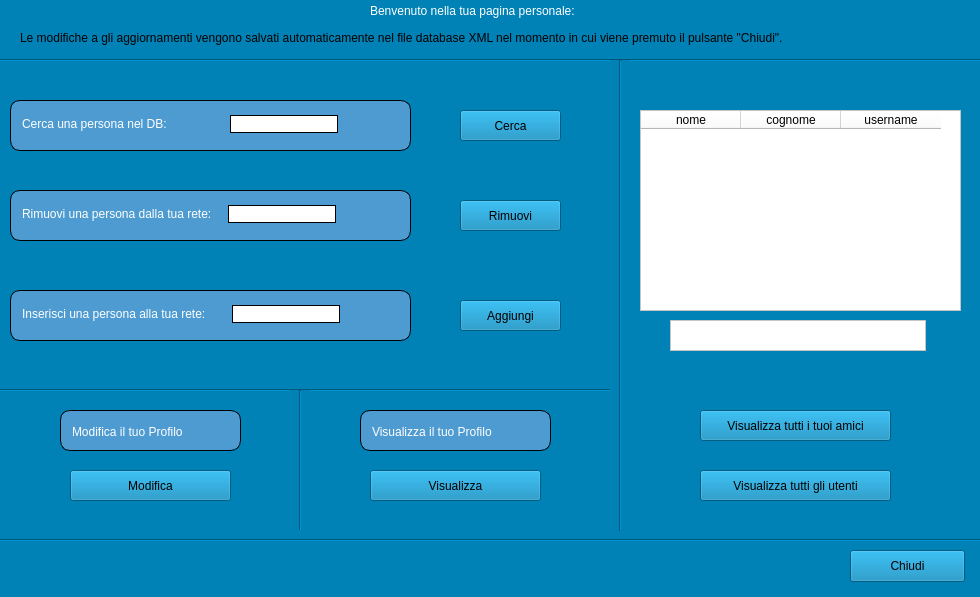
<?xml version="1.0" encoding="UTF-8"?>
<ui version="4.0">
 <class>UserMainWindow</class>
 <widget class="QWidget" name="UserMainWindow">
  <property name="geometry">
   <rect>
    <x>0</x>
    <y>0</y>
    <width>980</width>
    <height>597</height>
   </rect>
  </property>
  <property name="minimumSize">
   <size>
    <width>980</width>
    <height>597</height>
   </size>
  </property>
  <property name="maximumSize">
   <size>
    <width>980</width>
    <height>597</height>
   </size>
  </property>
  <property name="windowTitle">
   <string>HomePage Utente</string>
  </property>
  <property name="styleSheet">
   <string notr="true">background-color: #0082b6;</string>
  </property>
  <widget class="QLabel" name="welcomeLabel">
   <property name="geometry">
    <rect>
     <x>370</x>
     <y>1</y>
     <width>241</width>
     <height>20</height>
    </rect>
   </property>
   <property name="styleSheet">
    <string notr="true">color:white;s
font: 14pt &quot;.Helvetica Neue DeskInterface&quot;;
</string>
   </property>
   <property name="text">
    <string>Benvenuto nella tua pagina personale:</string>
   </property>
  </widget>
  <widget class="QGroupBox" name="formGroupBoxFind">
   <property name="geometry">
    <rect>
     <x>10</x>
     <y>100</y>
     <width>401</width>
     <height>51</height>
    </rect>
   </property>
   <property name="styleSheet">
    <string notr="true">background-color: rgb(78, 155, 209);
border-radius: 10px 10px 10px 10px;
border: 1px solid black;</string>
   </property>
   <layout class="QFormLayout" name="formLayout">
    <property name="fieldGrowthPolicy">
     <enum>QFormLayout::FieldsStayAtSizeHint</enum>
    </property>
    <item row="0" column="0">
     <widget class="QLabel" name="cercaUnaPersonaLabel">
      <property name="styleSheet">
       <string notr="true">border:none;
color:white;</string>
      </property>
      <property name="text">
       <string>Cerca una persona nel DB:                 </string>
      </property>
     </widget>
    </item>
    <item row="0" column="1">
     <widget class="QLineEdit" name="FindAPersonText">
      <property name="styleSheet">
       <string notr="true">background-color:white;</string>
      </property>
     </widget>
    </item>
   </layout>
  </widget>
  <widget class="QGroupBox" name="formGroupBoxInsert">
   <property name="geometry">
    <rect>
     <x>10</x>
     <y>290</y>
     <width>401</width>
     <height>51</height>
    </rect>
   </property>
   <property name="styleSheet">
    <string notr="true">background-color: rgb(78, 155, 209);
border-radius: 10px 10px 10px 10px;
border: 1px solid black;</string>
   </property>
   <layout class="QFormLayout" name="formLayout_2">
    <property name="fieldGrowthPolicy">
     <enum>QFormLayout::FieldsStayAtSizeHint</enum>
    </property>
    <item row="0" column="1">
     <widget class="QLineEdit" name="addFriendTextLine">
      <property name="styleSheet">
       <string notr="true">background-color:white;</string>
      </property>
     </widget>
    </item>
    <item row="0" column="0">
     <widget class="QLabel" name="cercaUnaPersonaLabel_2">
      <property name="styleSheet">
       <string notr="true">border:none;
color:white;</string>
      </property>
      <property name="text">
       <string>Inserisci una persona alla tua rete:      </string>
      </property>
     </widget>
    </item>
   </layout>
  </widget>
  <widget class="QGroupBox" name="formGroupBoxRemove">
   <property name="geometry">
    <rect>
     <x>10</x>
     <y>190</y>
     <width>401</width>
     <height>51</height>
    </rect>
   </property>
   <property name="styleSheet">
    <string notr="true">background-color: rgb(78, 155, 209);
border-radius: 10px 10px 10px 10px;
border: 1px solid black;</string>
   </property>
   <layout class="QFormLayout" name="formLayout_3">
    <property name="fieldGrowthPolicy">
     <enum>QFormLayout::FieldsStayAtSizeHint</enum>
    </property>
    <item row="0" column="0">
     <widget class="QLabel" name="rimuoviUnaPersonaLabel">
      <property name="styleSheet">
       <string notr="true">border:none;
color:white;</string>
      </property>
      <property name="text">
       <string>Rimuovi una persona dalla tua rete:   </string>
      </property>
     </widget>
    </item>
    <item row="0" column="1">
     <widget class="QLineEdit" name="rimuoviUnaPersonaLineEdit">
      <property name="styleSheet">
       <string notr="true">background-color:white;</string>
      </property>
     </widget>
    </item>
   </layout>
  </widget>
  <widget class="QGroupBox" name="formGroupBoxModifyProfile">
   <property name="geometry">
    <rect>
     <x>60</x>
     <y>410</y>
     <width>181</width>
     <height>41</height>
    </rect>
   </property>
   <property name="styleSheet">
    <string notr="true">background-color: rgb(78, 155, 209);
border-radius: 10px 10px 10px 10px;
border: 1px solid black;</string>
   </property>
   <layout class="QFormLayout" name="formLayout_4">
    <property name="fieldGrowthPolicy">
     <enum>QFormLayout::FieldsStayAtSizeHint</enum>
    </property>
    <item row="0" column="0">
     <widget class="QLabel" name="modificaProfiloLabel">
      <property name="styleSheet">
       <string notr="true">border:none;
color:white;</string>
      </property>
      <property name="text">
       <string>Modifica il tuo Profilo</string>
      </property>
     </widget>
    </item>
    <item row="0" column="1">
     <widget class="QWidget" name="oppureModificaProfiloWidget" native="true"/>
    </item>
   </layout>
  </widget>
  <widget class="QGroupBox" name="formGroupBoxShowProfile">
   <property name="geometry">
    <rect>
     <x>360</x>
     <y>410</y>
     <width>191</width>
     <height>41</height>
    </rect>
   </property>
   <property name="styleSheet">
    <string notr="true">background-color: rgb(78, 155, 209);
border-radius: 10px 10px 10px 10px;
border: 1px solid black;</string>
   </property>
   <layout class="QFormLayout" name="formLayout_5">
    <property name="fieldGrowthPolicy">
     <enum>QFormLayout::FieldsStayAtSizeHint</enum>
    </property>
    <item row="0" column="1">
     <widget class="QWidget" name="showYourProfileWidget" native="true"/>
    </item>
    <item row="0" column="0">
     <widget class="QLabel" name="showYourProfileLabel">
      <property name="styleSheet">
       <string notr="true">border:none;
color:white;</string>
      </property>
      <property name="text">
       <string>Visualizza il tuo Profilo</string>
      </property>
     </widget>
    </item>
   </layout>
  </widget>
  <widget class="Line" name="line">
   <property name="geometry">
    <rect>
     <x>0</x>
     <y>380</y>
     <width>611</width>
     <height>20</height>
    </rect>
   </property>
   <property name="orientation">
    <enum>Qt::Horizontal</enum>
   </property>
  </widget>
  <widget class="Line" name="line_2">
   <property name="geometry">
    <rect>
     <x>-40</x>
     <y>50</y>
     <width>1021</width>
     <height>20</height>
    </rect>
   </property>
   <property name="orientation">
    <enum>Qt::Horizontal</enum>
   </property>
  </widget>
  <widget class="QLabel" name="nameLabel">
   <property name="geometry">
    <rect>
     <x>620</x>
     <y>-10</y>
     <width>141</width>
     <height>41</height>
    </rect>
   </property>
   <property name="styleSheet">
    <string notr="true">color:white;
font: 25pt;</string>
   </property>
   <property name="text">
    <string/>
   </property>
  </widget>
  <widget class="QPushButton" name="ModifyYourProfileButton">
   <property name="geometry">
    <rect>
     <x>70</x>
     <y>470</y>
     <width>161</width>
     <height>31</height>
    </rect>
   </property>
   <property name="text">
    <string>Modifica</string>
   </property>
  </widget>
  <widget class="QPushButton" name="ShowYourProfileButton">
   <property name="geometry">
    <rect>
     <x>370</x>
     <y>470</y>
     <width>171</width>
     <height>31</height>
    </rect>
   </property>
   <property name="text">
    <string>Visualizza</string>
   </property>
  </widget>
  <widget class="Line" name="line_3">
   <property name="geometry">
    <rect>
     <x>290</x>
     <y>390</y>
     <width>20</width>
     <height>151</height>
    </rect>
   </property>
   <property name="orientation">
    <enum>Qt::Vertical</enum>
   </property>
  </widget>
  <widget class="Line" name="line_4">
   <property name="geometry">
    <rect>
     <x>-13</x>
     <y>530</y>
     <width>1001</width>
     <height>20</height>
    </rect>
   </property>
   <property name="orientation">
    <enum>Qt::Horizontal</enum>
   </property>
  </widget>
  <widget class="QPushButton" name="closeButton">
   <property name="geometry">
    <rect>
     <x>850</x>
     <y>550</y>
     <width>115</width>
     <height>32</height>
    </rect>
   </property>
   <property name="text">
    <string>Chiudi</string>
   </property>
  </widget>
  <widget class="Line" name="line_5">
   <property name="geometry">
    <rect>
     <x>610</x>
     <y>60</y>
     <width>20</width>
     <height>471</height>
    </rect>
   </property>
   <property name="orientation">
    <enum>Qt::Vertical</enum>
   </property>
  </widget>
  <widget class="QPushButton" name="addFriendButton">
   <property name="geometry">
    <rect>
     <x>460</x>
     <y>300</y>
     <width>101</width>
     <height>31</height>
    </rect>
   </property>
   <property name="text">
    <string>Aggiungi</string>
   </property>
  </widget>
  <widget class="QPushButton" name="removeANetPersonButton">
   <property name="geometry">
    <rect>
     <x>460</x>
     <y>200</y>
     <width>101</width>
     <height>31</height>
    </rect>
   </property>
   <property name="text">
    <string>Rimuovi</string>
   </property>
  </widget>
  <widget class="QPushButton" name="findAPersonButton">
   <property name="geometry">
    <rect>
     <x>460</x>
     <y>110</y>
     <width>101</width>
     <height>31</height>
    </rect>
   </property>
   <property name="text">
    <string>Cerca</string>
   </property>
  </widget>
  <widget class="QTableWidget" name="resultTable">
   <property name="geometry">
    <rect>
     <x>640</x>
     <y>110</y>
     <width>321</width>
     <height>201</height>
    </rect>
   </property>
   <property name="styleSheet">
    <string notr="true">background:white;</string>
   </property>
   <column>
    <property name="text">
     <string>nome</string>
    </property>
   </column>
   <column>
    <property name="text">
     <string>cognome</string>
    </property>
   </column>
   <column>
    <property name="text">
     <string>username</string>
    </property>
   </column>
  </widget>
  <widget class="QPushButton" name="showAllContact">
   <property name="geometry">
    <rect>
     <x>700</x>
     <y>410</y>
     <width>191</width>
     <height>31</height>
    </rect>
   </property>
   <property name="text">
    <string>Visualizza tutti i tuoi amici</string>
   </property>
  </widget>
  <widget class="QTextBrowser" name="showMessage">
   <property name="geometry">
    <rect>
     <x>670</x>
     <y>320</y>
     <width>256</width>
     <height>31</height>
    </rect>
   </property>
   <property name="styleSheet">
    <string notr="true">background-color:white;</string>
   </property>
  </widget>
  <widget class="QPushButton" name="showAllUsers">
   <property name="geometry">
    <rect>
     <x>700</x>
     <y>470</y>
     <width>191</width>
     <height>31</height>
    </rect>
   </property>
   <property name="text">
    <string>Visualizza tutti gli utenti</string>
   </property>
  </widget>
  <widget class="QLabel" name="label">
   <property name="geometry">
    <rect>
     <x>20</x>
     <y>30</y>
     <width>891</width>
     <height>16</height>
    </rect>
   </property>
   <property name="text">
    <string>Le modifiche a gli aggiornamenti vengono salvati automaticamente nel file database XML nel momento in cui viene premuto il pulsante &quot;Chiudi&quot;.</string>
   </property>
  </widget>
 </widget>
 <resources/>
 <connections/>
</ui>
